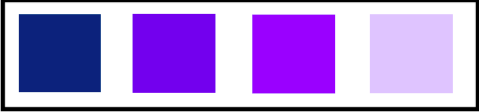
#> input picture img/fill.png, 479 x 112 px
$ python watershed.py
#> lines starting #> are read from the running program, lines starting #| are printed output that depends on the picture; after the words box and inside, x2 and y2 are one past the last pixel; in counts of white or black regions, pixels touching at a corner belong together
import cv2
import numpy as np
from scipy.ndimage import label


def segment_on_dt(a, img):
    border = cv2.dilate(img, None, iterations=5)
    border = border - cv2.erode(border, None)

    dt = cv2.distanceTransform(img, 2, 3)
    dt = ((dt - dt.min()) / (dt.max() - dt.min()) * 255).astype(np.uint8)
    _, dt = cv2.threshold(dt, 180, 255, cv2.THRESH_BINARY)
    lbl, ncc = label(dt)
    lbl = lbl * (255 / (ncc + 1))
    # Completing the markers now.
    lbl[border == 255] = 255

    lbl = lbl.astype(np.int32)
    cv2.watershed(a, lbl)

    lbl[lbl == -1] = 0
    lbl = lbl.astype(np.uint8)
    return 255 - lbl


orig = cv2.imread("img/fill.png")
#> orig is the input picture: shape (112, 479, 3); mean B, G, R 218.6, 140.7, 174
img = np.copy(orig)

# Pre-processing.
img_gray = cv2.cvtColor(img, cv2.COLOR_BGR2GRAY)
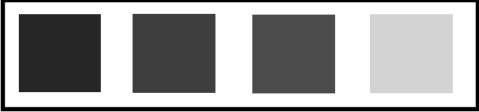
#> img_gray: shape (112, 479); min 0, max 255, mean 159.7
_, img_bin = cv2.threshold(img_gray, 0, 255, cv2.THRESH_OTSU)
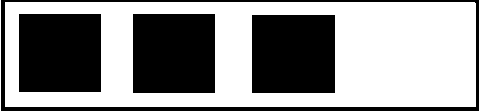
#> img_bin: shape (112, 479); 57.2% white; 4 black regions, box (x1, y1, x2, y2) and area: (133, 14, 215, 93) 6478, (252, 15, 335, 93) 6474, (19, 14, 101, 92) 6396, (1, 0, 479, 111) 3604
img_bin = cv2.morphologyEx(img_bin, cv2.MORPH_OPEN, np.ones((3, 3), dtype=int))
#> img_bin: shape (112, 479); 56.1% white; 4 black regions, box (x1, y1, x2, y2) and area: (133, 14, 215, 93) 6478, (252, 15, 335, 93) 6474, (19, 14, 101, 92) 6396, (0, 0, 479, 112) 4194

result = segment_on_dt(img, img_bin)
#> in segment_on_dt, `border = cv2.dilate(img, None, iterations=5)`: border: shape (112, 479); 72.4% white; 3 black regions, box (x1, y1, x2, y2) and area: (138, 19, 210, 88) 4968, (257, 20, 330, 88) 4964, (24, 19, 96, 87) 4896
#> in segment_on_dt, `border = border - cv2.erode(border, None)`: border: shape (112, 479); 1.6% white in thin lines or dots, all inside (x1, y1, x2, y2) = (23, 18, 331, 89)
#> in segment_on_dt, `_, dt = cv2.threshold(dt, 180, 255, cv2.THRESH_BINARY)`:
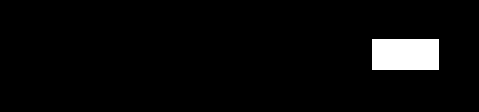
#> dt: shape (112, 479); 3.9% white; 1 white region, box (x1, y1, x2, y2) and area: (372, 39, 439, 70) 2077
#> in segment_on_dt, `lbl, ncc = label(dt)`: ncc = 1
#> in segment_on_dt, `lbl[border == 255] = 255`: lbl: shape (112, 479) float64; min 0, max 255, mean 9
#> in segment_on_dt, `lbl = lbl.astype(np.int32)`: lbl: shape (112, 479) int32; 3 distinct labels, from 0 to 255
#> in segment_on_dt, `lbl[lbl == -1] = 0`:
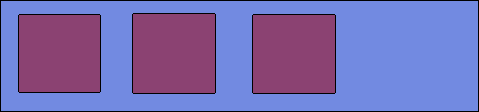
#> lbl: shape (112, 479) int32; 3 distinct labels, from 0 to 255; one colour per label, 0 black
#> in segment_on_dt, `lbl = lbl.astype(np.uint8)`:
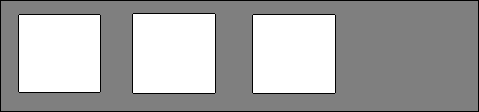
#> lbl: shape (112, 479); min 0, max 255, mean 167.5
#> in segment_on_dt, `return 255 - lbl`:
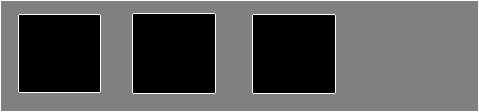
#> returned value: shape (112, 479); min 0, max 255, mean 87.5
cv2.imwrite("result.png", result)
result[result != 255] = 0
#> result: shape (112, 479); 4% white in thin lines or dots
result = cv2.dilate(result, None)
#> result: shape (112, 479); 9.8% white; 4 white regions, box (x1, y1, x2, y2) and area: (0, 0, 479, 112) 2348, (131, 12, 217, 95) 974, (251, 13, 337, 95) 968, (17, 13, 102, 94) 956
img[result == 255] = (0, 0, 255)
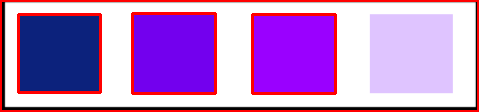
#> img: shape (112, 479, 3); 9.78% of pixels changed, all inside (x1, y1, x2, y2) = (0, 0, 479, 112)
cv2.imwrite("result2.png", img)
